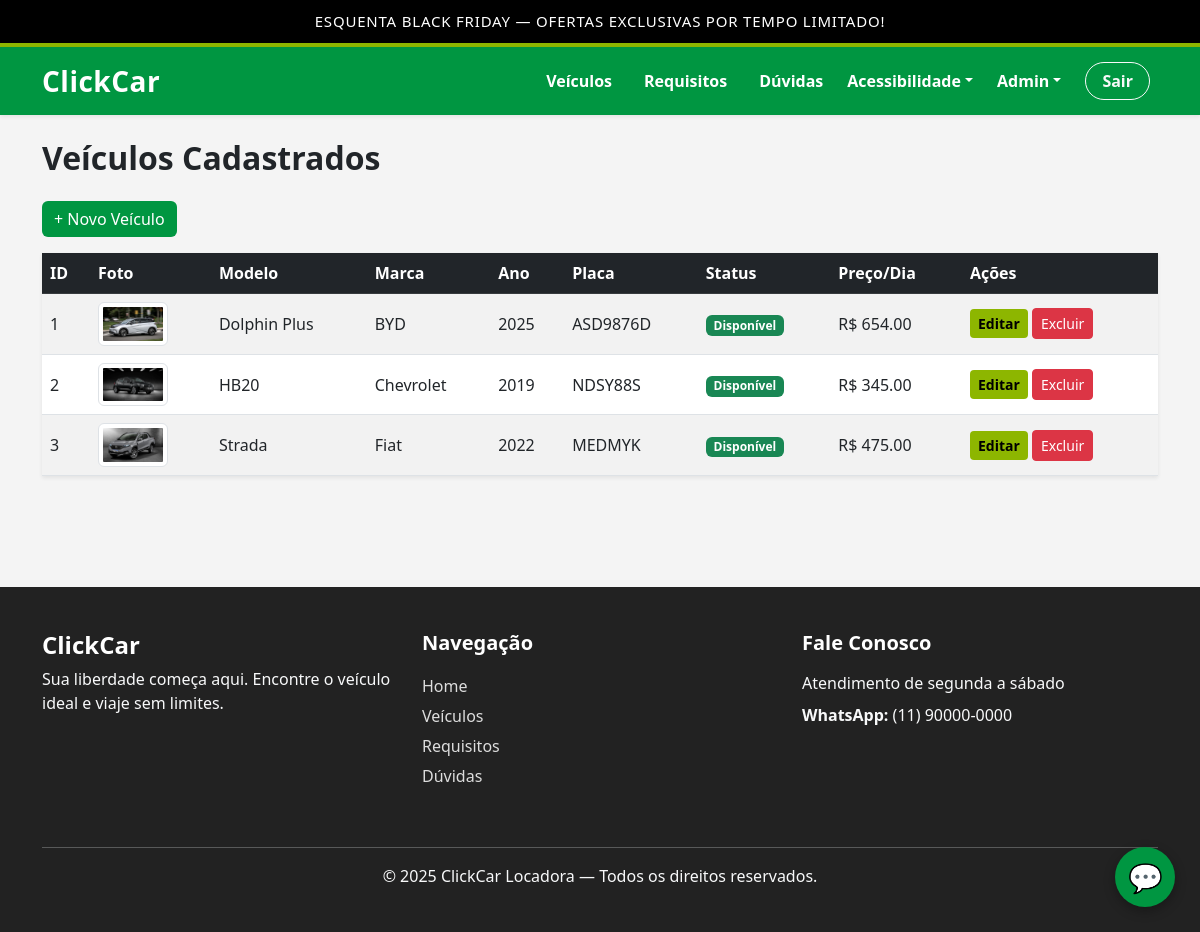
Page /admin/vehicles (signed in) on the earlier database version.
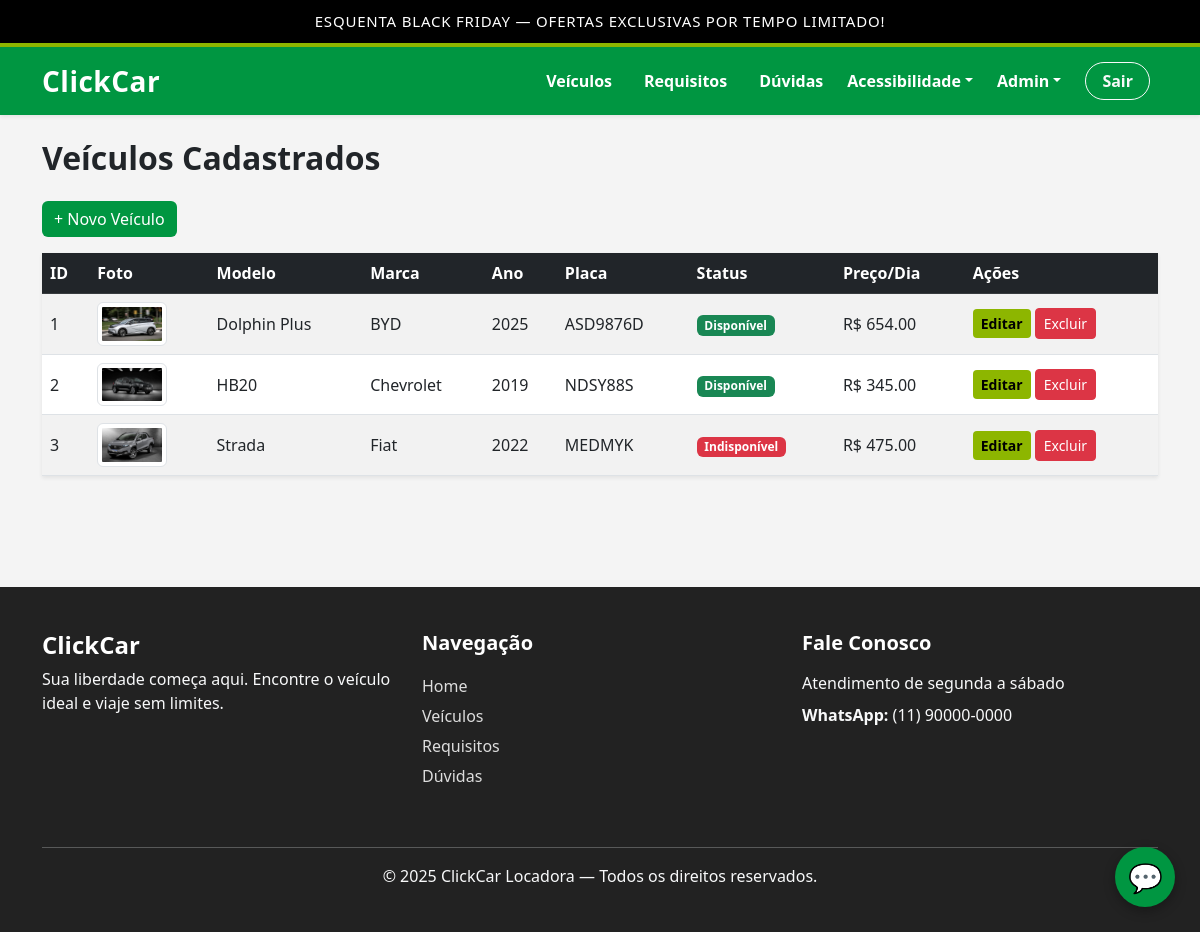
Same page on the later database version.
### models/models.py (models this page shows)
class Veiculo(db.Model):
    __tablename__ = 'veiculos'
    id = db.Column(db.Integer, primary_key=True)
    modelo = db.Column(db.String(120), nullable=False)
    marca = db.Column(db.String(80), nullable=False)
    ano = db.Column(db.Integer, nullable=False)
    placa = db.Column(db.String(20), unique=True)
    cor = db.Column(db.String(30))
    tipo_id = db.Column(db.Integer, db.ForeignKey(
        'tipo_veiculo.id'), nullable=False)
    preco_por_dia = db.Column(db.Float, nullable=False)
    status = db.Column(db.String(30), default='disponivel')
    localizacao = db.Column(db.String(150))
    criado_em = db.Column(db.DateTime, default=datetime.utcnow)

class VehiclePhoto(db.Model):
    __tablename__ = 'vehicle_photos'
    id = db.Column(db.Integer, primary_key=True)
    veiculo_id = db.Column(db.Integer, db.ForeignKey(
        'veiculos.id'), nullable=False)
    filename = db.Column(db.String(200), nullable=False)
    veiculo = db.relationship("Veiculo", backref="fotos", lazy=True)

### controllers/controller.py (the view)
@main.route('/admin/vehicles')
@login_required
def admin_listar_veiculos():
    if current_user.perfil.nome_perfil not in ['Admin', 'Atendimento']:
        flash("Acesso negado", "danger")
        return redirect(url_for('main.index'))
    veiculos = Veiculo.query.all()
    return render_template('admin/vehicles/list.html', veiculos=veiculos)

### app.py (called while the page is built)
@login_manager.user_loader
def load_user(user_id):
    return Usuario.query.get(int(user_id))

### templates/admin/vehicles/list.html (shortened to what this page needs)
{% extends 'base.html' %}
{% block content %}
<h2 class="fw-bold mb-4">Veículos Cadastrados</h2>
<a href="{{ url_for('main.admin_novo_veiculo') }}" class="btn btn-primary mb-3">+ Novo Veículo</a>
<table class="table table-striped table-hover align-middle shadow-sm">
    <thead class="table-dark">
        <tr>
            <th>ID</th>
            <th>Foto</th>
            <th>Modelo</th>
            <th>Marca</th>
            <th>Ano</th>
            <th>Placa</th>
            <th>Status</th>
            <th>Preço/Dia</th>
            <th>Ações</th>
        </tr>
    </thead>
    <tbody>
        {% for v in veiculos %}
        <tr>
            <td>{{ v.id }}</td>
            <td>
                {% if v.fotos and v.fotos|length > 0 %}
                    <img src="{{ url_for('static', filename='uploads/' ~ v.fotos[0].filename) }}"
                         class="img-thumbnail"
                         style="width: 70px; height: auto;">
                {% else %}
                    <span class="text-muted">Sem foto</span>
                {% endif %}
            </td>
            <td>{{ v.modelo }}</td>
            <td>{{ v.marca }}</td>
            <td>{{ v.ano }}</td>
            <td>{{ v.placa }}</td>
            <td>
                {% if v.status == 'disponivel' %}
                    <span class="badge bg-success">Disponível</span>
                {% else %}
                    <span class="badge bg-danger">Indisponível</span>
                {% endif %}
            </td>
            <td>R$ {{ "%.2f"|format(v.preco_por_dia) }}</td>
            <td>
                <a href="{{ url_for('main.admin_editar_veiculo', id=v.id) }}"
                   class="btn btn-warning btn-sm">
                    Editar
                </a>
                <a href="{{ url_for('main.admin_excluir_veiculo', id=v.id) }}"
                   onclick="return confirm('Deseja realmente excluir este veículo?')"
                   class="btn btn-danger btn-sm">
                    Excluir
                </a>
            </td>
        </tr>
        {% endfor %}
    </tbody>
</table>
{% endblock %}

Differences in the rows shown:
changed Veiculo "Strada": status "Disponível" → "Indisponível"
